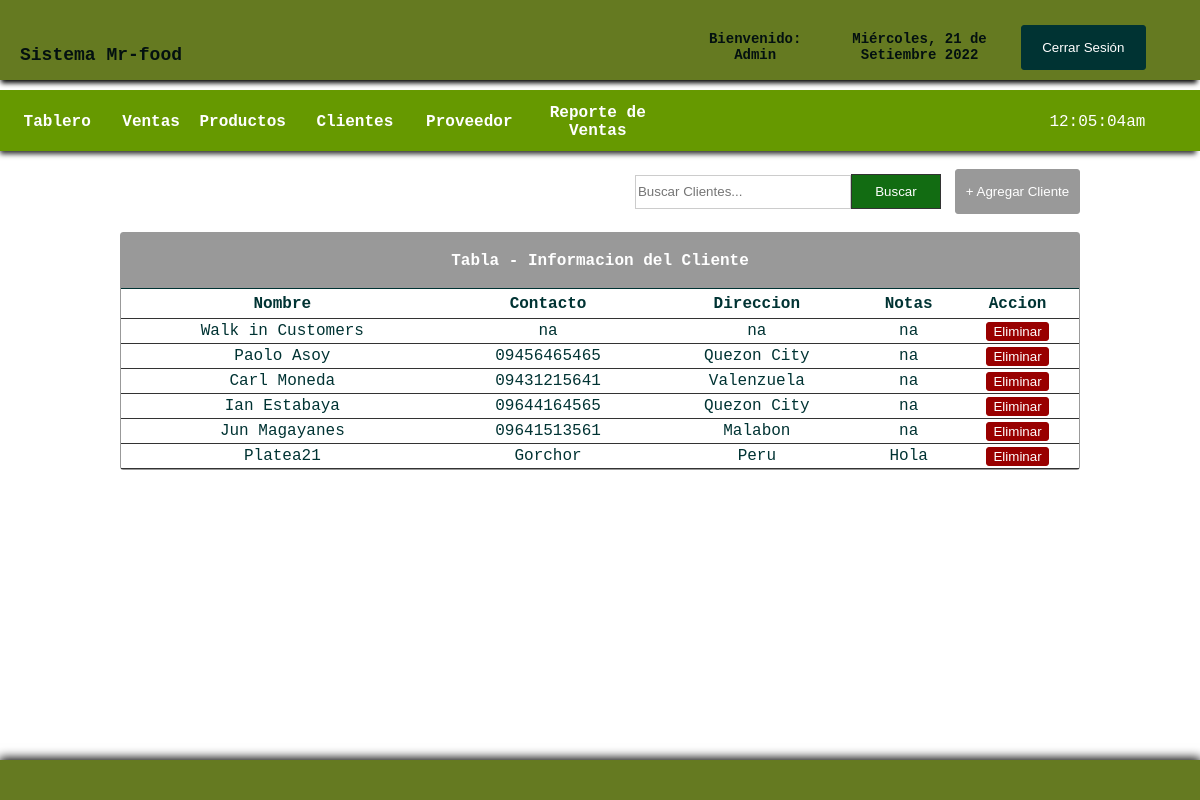
/customers.php (signed in), run on the app's committed database.
### tables this page shows
CREATE TABLE IF NOT EXISTS `customers` (
  `id` int(11) NOT NULL AUTO_INCREMENT,
  `name` varchar(100) NOT NULL,
  `contact` varchar(100) NOT NULL,
  `address` varchar(100) NOT NULL,
  `note` varchar(100) NOT NULL,
  PRIMARY KEY (`id`,`name`)
);

### customers.php (the view, shortened to what this page needs)
<!DOCTYPE html>
<head>
</head>
<link rel="stylesheet" type="text/css" href="css/css1.css">
<body>
<div id="container">
<div id="header">
<table cellspacing="0" width="100%" border="0" cellpadding="20px">
<tr>
	<td width="56%">
    <table width="41%" border="0" cellspacing="0" cellpadding="0">
	  <tr>
	  <td width="80%" align="left"> <font size="12px"></font><span style="font-size: 18px;"><b> Sistema Mr-food </span></td>
	    </tr>
	  </table></td>
    <td style="font-size:14px;">
      <table width="93%" border="0" cellspacing="0" cellpadding="0">
        <tr>
        	<th scope="col">Bienvenido: <?php echo $_SESSION['access'];?></th>
          	<th scope="col"><?php
			include_once("date1.php");
			?></th>
          	<th scope="col" width="20px"><a href="logout.php">
            <input type="button" id="btnadd" value="Cerrar Sesión" align="middle" />
          	</a></th>
        </tr>
  </table></td>
    </tr>
</table>
</div>
<br><br><br><br><br>
<div id = "headnav">
<table width="100%" border="0" cellpadding="0" cellspacing="0">
<tr>
	<td width="669" height="62">
	<table width="669" border="0" cellspacing="0" cellpadding="0">
	  <tr>
	    <th width="90" height="56" scope="col"><a href="index.php">Tablero</a></th>
	    <th width="50" scope="col"><a href="sales.php">Ventas</a></th>
	    <th width="80" scope="col"><a href="products.php">Productos</a></th>
	    <th width="90" scope="col"><a href="customers.php">Clientes</a></th>
	    <th width="90" scope="col"><a href="supplier.php">Proveedor</a></th>
	    <th width="112" scope="col"><a href="salesreport.php">Reporte de Ventas</a></th>
	    </tr>
	  </table>
      </td>
      <td width="13">
      <table border="0" cellspacing="0" cellpadding="0">
      	<tr>
        	<td align="left" style="color:#FFF">
            <?php
			$date_time=date("h:i:sa");
			echo $date_time;
			?>
            </td>
        </tr>
      </table>
      </td>
</tr>
</table>
</div>
<br>
<table width="80%" border="0" align="center" cellpadding="0" cellspacing="0">
      <tr>
        <td width="750" align="right">
        <form action="result_customer.php" method="get" ecntype="multipart/data-form">
        <input type="text" name="query" style="border:1px solid #CCC; color: #333; width:210px; height:30px;" placeholder="Buscar Clientes..." /><input type="submit" id="btnsearch" value="Buscar" name="search" />
        </form>
        </td>
        <td width="127" height="37" align="right">
        <a href="javascript:void(0)" onclick="toggle_visibility('popup-box1')"><input type="button" style="border:1px solid #999; background: #999; height:45px; width:125px; color:#FFF; border-radius:3px; font-family: 'Lucida Sans Unicode', 'Lucida Grande', sans-serif;" value="+ Agregar Cliente" /></a></td>
      </tr>
    </table></th>
  <br>
  <tr>
    <td>
    <table border="0" cellpadding="0" cellspacing="0" align="center" width="80%" style="border:1px solid #999; color:#033;">
     <tr>
     <th colspan="6" align="center" height="55px" style="border-bottom:1px solid #033; background: #999; color:#FFF;"> Tabla - Informacion del Cliente</th>
    </tr>
      <tr height="30px">
        <th style="border-bottom:1px solid #333;"> Nombre </th>
        <th style="border-bottom:1px solid #333;"> Contacto </th>
        <th style="border-bottom:1px solid #333;"> Direccion </th>
        <th style="border-bottom:1px solid #333;"> Notas </th>
        <th style="border-bottom:1px solid #333;"> Accion </th>
      </tr>
       <?php
require('config.php');
$query="SELECT * FROM customers";
$result=mysqli_query($db_link, $query);
while ($row=mysqli_fetch_array($result)){?>
      <tr align="center" style="height:25px">
      	<td style="border-bottom:1px solid #333;"> <?php echo $row['name']; ?> </td>
        <td style="border-bottom:1px solid #333;"> <?php echo $row['contact']; ?> </td>
        <td style="border-bottom:1px solid #333;"> <?php echo $row['address']; ?> </td>
        <td style="border-bottom:1px solid #333;"> <?php echo $row['note']; ?> </td>
        <td style="border-bottom:1px solid #333;">
<a href="delete_customer.php?id=<?php echo md5($row['id']);?>"><input type="button" value="Eliminar" style="width:15; height:20; color:#FFF; background: #900; border:1px solid #900; border-radius:3px;"></a>
        </td>
      </tr>
   <?php
}?>
    </table>
  </td>
  </tr>
<br><br><br>
<div id="footer">
<table border="0" cellpadding="15px" align="center"; style="size: 12px; font-family: 'Courier New', Courier, monospace; color: #FFF; font-size: 12px;">
<tr>
	<td>
    </td>
</tr>
</table>
</div>
</div>
</body>
</html>

### date1.php (shortened to what this page needs)
<?php
								$dia=date("l");
								if ($dia=="Wednesday") $dia="Miércoles";
								$mes=date("F");
								if ($mes=="September") $mes="Setiembre";
								$ano=date("Y");
								$dia2=date("d");
								echo "$dia, $dia2 de $mes $ano";
								?>

### css/css1.css (style rules this page uses)
body { margin:0; font-size:16px; height:100%; margin:0; padding:0; background-color: #fff; -webkit-background-size: cover; -moz-background-size: cover; -o-background-size: cover; background-size: cover; }
#container { height:100px; width: auto; margin:0 auto; }
#header { box-shadow: -1px 5px 5px -2px #000; position:fixed; width:100%; height:80px; border-radius: 0px 0px 0px 0px; background: rgb(101, 122, 33); }
#footer { clear: both; background: rgb(101, 122, 33); height: 40px; width: 100%; position: fixed; left: 0px; bottom: 0px; text-align: center; box-shadow:0px -1px 10px 1px #000; }
#headnav { box-shadow: -2px 5px 5px -2px #333333; border-top:1px solid #690; padding:0px; clear:both; background: #690; height:60px; width:100%; }
#btnsearch { border:1px solid #333; background: rgb(18, 108, 18); height:35px; width:90px; color: #FFF; font-family:"Lucida Sans Unicode", "Lucida Grande", sans-serif; }
#btnadd { border:1px solid #033; background: #033; border-radius:3px; height:45px; width:125px; color: #FFF; font-family:"Lucida Sans Unicode", "Lucida Grande", sans-serif; }
a:link { color:#FFF; text-decoration: none; }
table { border-radius:3px; text-align: center; }

### data on the page
customers: name "Walk in Customers", contact "na", address "na", note "na"
customers: name "Paolo Asoy", contact "09456465465", address "Quezon City", note "na"
customers: name "Carl Moneda", contact "09431215641", address "Valenzuela", note "na"
customers: name "Ian Estabaya", contact "09644164565", address "Quezon City", note "na"
customers: name "Jun Magayanes", contact "09641513561", address "Malabon", note "na"
customers: name "Platea21", contact "Gorchor", address "Peru", note "Hola"

### other printed values
$_SESSION['access'] "Admin"
$dia "Miércoles"
$mes "Setiembre"
